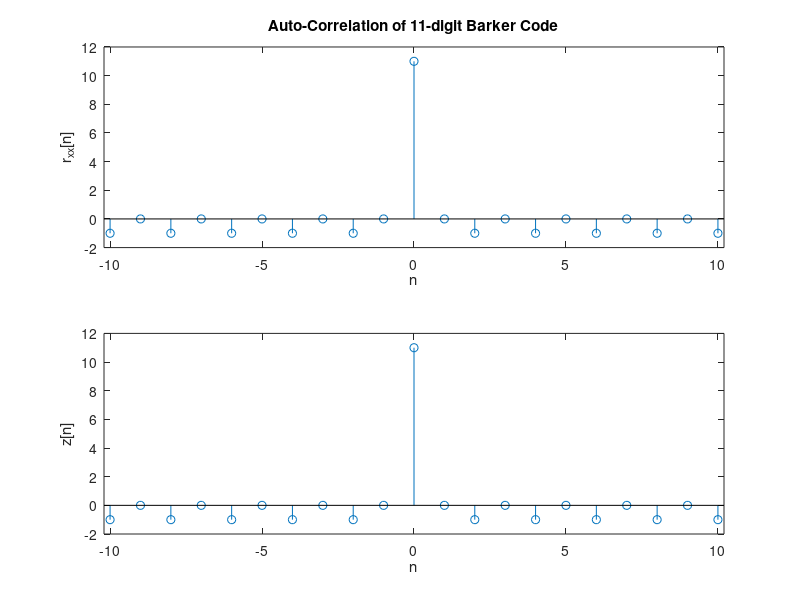
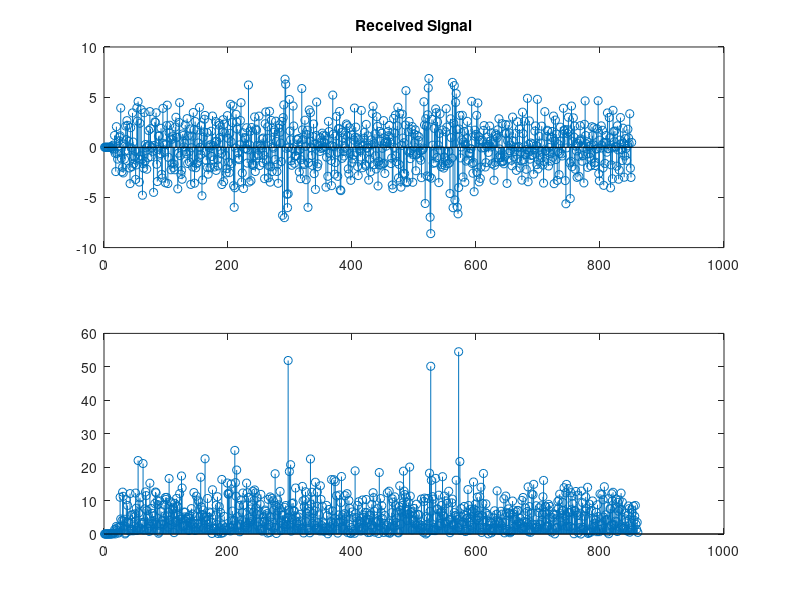

The MATLAB source for these figures, in order:
%%%%%%%%%%%%%%%%%%%%%%%%%%%%%%%%%%%%%%%%%%%%%%%%%%%%%%%%%%%%%%%%%%
% DSVB Part 1
% Exercise 1: Digital Signals in the Time Domain
% Waj, HSLU-T&A
%%%%%%%%%%%%%%%%%%%%%%%%%%%%%%%%%%%%%%%%%%%%%%%%%%%%%%%%%%%%%%%%%%

%%%%%% 1.3 Distance measurement by correlation
clear all;close all;

%%
% 1. Barker Code
set(figure,'Name','Correlation function and Convolution');
bark = [1 -1 1 1 -1 1 1 1 -1 -1 -1];
lb = length(bark);
% Plot Correlation function
subplot(2,1,1)
stem(fliplr([-lb+1:1:lb-1]), xcorr(bark,bark));
% Note that the time index vector must be flipped when using xcorr on
% two different vectors (cross-correlation), see the note on time indexing  
% of in ex_1_2.m.
title('Auto-Correlation of 11-digit Barker Code');
axis([-lb+0.8 lb-0.8 -2 12]); % 0.8 is workaround to see stem at -10 
xlabel('n');ylabel('r_{xx}[n]');

% Plot Linear Convolution
subplot(2,1,2);
stem([-lb+1:1:lb-1], conv(bark, fliplr(bark)));
axis([-lb+0.8 lb-0.8 -2 12]);
xlabel('n'); ylabel('z[n]');

%%
% 2. Distance measurement 
load radar_rx;
% plot Rx signal for visual inspection
set(figure,'Name','Distance Measurement with Barker Code');
subplot(2,1,1); stem((rx)); title('Received Signal');
% Barker code for correlation
tx = [1 -1 1 1 -1 1 1 1 -1 -1 -1];
% cross-correlate received signal with expected Barker code
% Note: Use either function xcorr or conv here.

subplot(2,1,2);
data = conv(rx, fliplr(tx));
stem(abs(data));

thr = 40;
nov = find(abs(data) > thr) - 1;
fprintf('Number of vehicles = %i\n', numel(nov));
for i = 1:numel(nov)
    fprintf('\t%i = %i\n', i, floor(nov(i)/2));
end